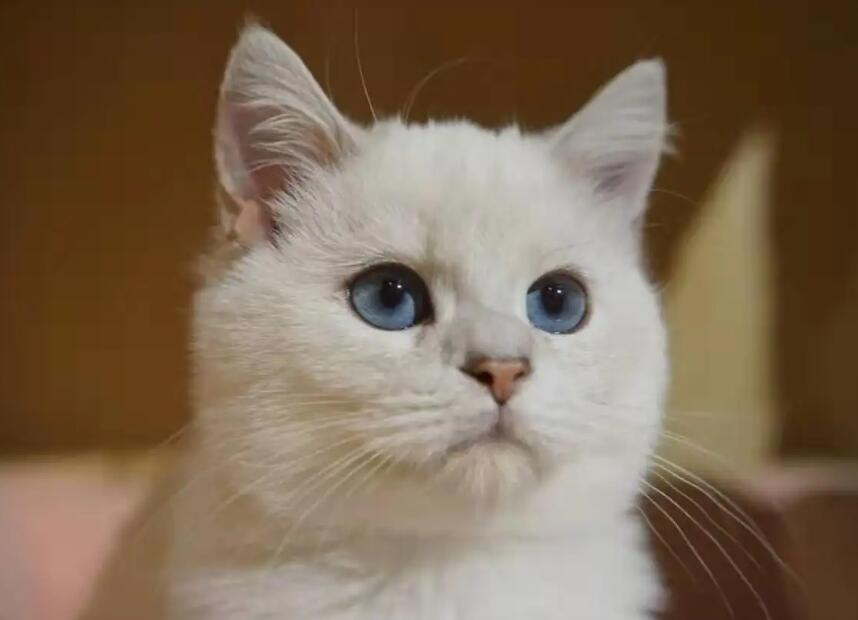
#> input picture Resources/任务1/resource/cat.jpg, 858 x 620 px, found by its file name
$ python my.py
#> lines starting #> are read from the running program, lines starting #| are printed output that depends on the picture; after the words box and inside, x2 and y2 are one past the last pixel; in counts of white or black regions, pixels touching at a corner belong together
# 读取图片
import cv2 as cv
import numpy as np
from matplotlib import pyplot as pl
# 同目录下可以用相对路径
img = cv.imread("Photos/cat.jpg")
#> img is the input picture: shape (620, 858, 3); mean B, G, R 85.2, 106.8, 127.1
cv.imshow("cat",img)
gray = cv.cvtColor(img,cv.COLOR_BGR2GRAY)
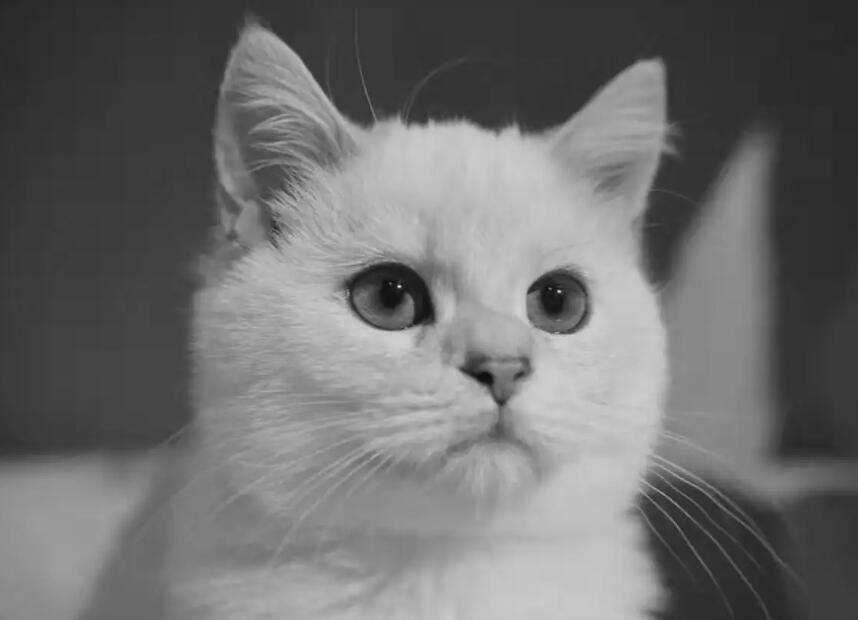
#> gray: shape (620, 858); min 8, max 241, mean 110.4
cv.imshow("gray",gray)
# 图像分割
# threshold是阈值的意思,type(切割类型)是THRESH_BINARY为二值类型，返回阈值和阈值图，下划线的意思是不读取阈值（黑色展示）
_,threshold=cv.threshold(gray,thresh=150,maxval=255,type=cv.THRESH_BINARY)
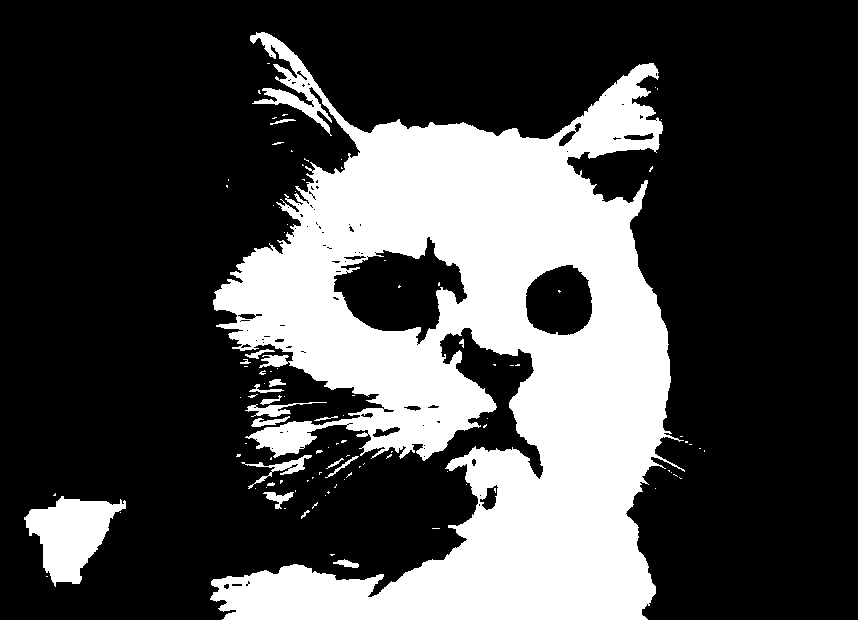
#> threshold: shape (620, 858); 28.4% white; 104 white regions (85 under 20 px), largest, box (x1, y1, x2, y2) and area: (210, 32, 685, 620) 143840, (24, 496, 126, 587) 4976, (241, 455, 312, 489) 483
cv.imshow("threshold",threshold)
# 与上面相反色调展示（白色）,表示使用反向二值化方法进行阈值处理
_,threshold1=cv.threshold(gray,thresh=150,maxval=255,type=cv.THRESH_BINARY_INV)
cv.imshow("threshold",threshold1)

# 自适应分割（亮度对自适应分割的影响较小，主要是轮廓）,adapyiveMethod（表示使用高斯加权方法计算自适应阈值），bockSize（高斯核大小）表示用于计算阈值的区域大小为 11x11 像素
# ，c（对比度阈值：局部区域的最小值和最大值之间的差值（通常为正数））c 的值在这里表示常数 C，用于调整高斯加权方法的权重，自适应分割可用在文字检测上
threshold2=cv.adaptiveThreshold(gray,maxValue=255,
                     adaptiveMethod=cv.ADAPTIVE_THRESH_GAUSSIAN_C,
                     thresholdType=cv.THRESH_BINARY_INV,
                     blockSize=11,
                     C=9
                     )
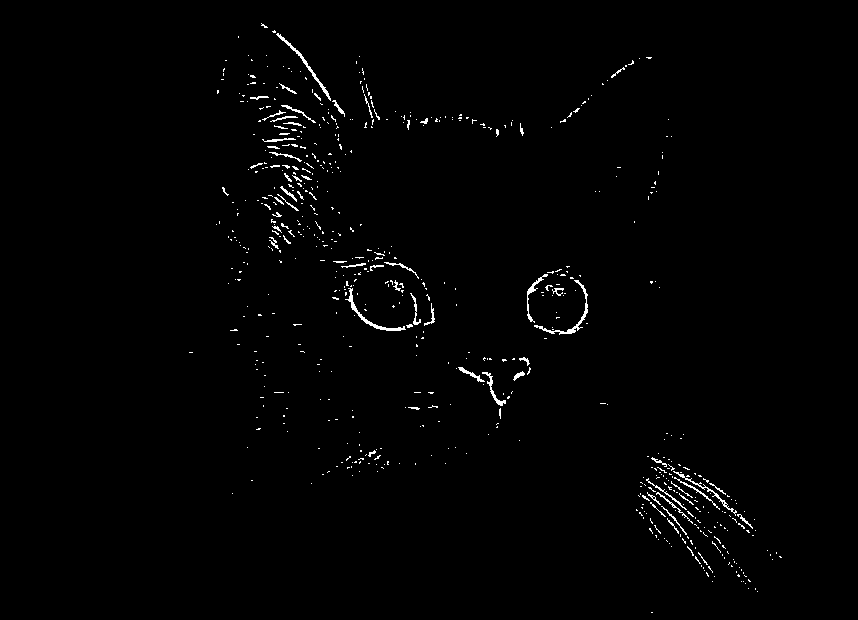
#> threshold2: shape (620, 858); 1.1% white in thin lines or dots, all inside (x1, y1, x2, y2) = (189, 23, 782, 613)
cv.imshow("threshold2",threshold2)

# 平移 dimensions(是一个包含图像宽度和高度的元组)为图像的维度,x,y为平移的量
img = cv.imread("Photos\park.jpg")
cv.imshow("park",img)
def translate(img,x,y):
    #平移矩阵
    tmat = np.array([[1,0,x],
                     [0,1,y]],dtype=np.float32)
    # 0为行（高），1为列（宽），这个代码将宽设置为第一维度，宽设置为第二维度,
    # 这样做的目的是在进行某些操作时，需要将图像的形状调整为特定的顺序，例如在卷积神经网络中，通常要求输入数据的通道数在前，高度在后，宽度在中间。
#> (the run stopped early here; a loop or call above may not have finished)
